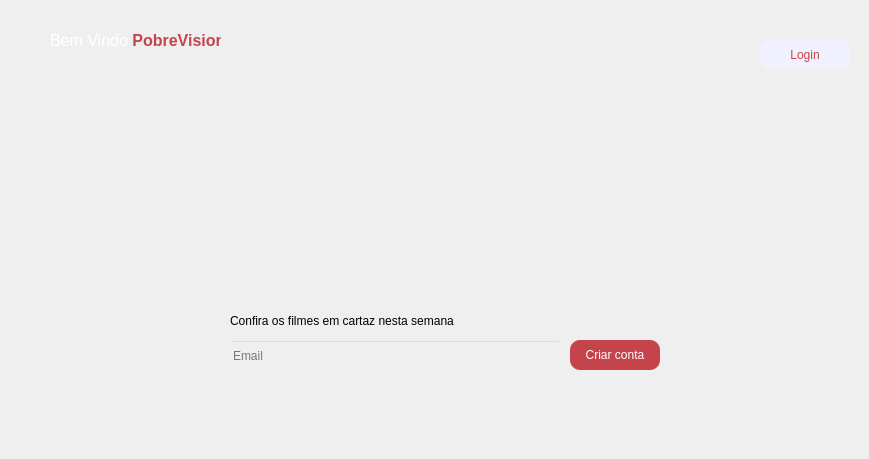
<?xml version="1.0" encoding="UTF-8"?>
<ui version="4.0">
 <class>Inicio</class>
 <widget class="QWidget" name="Inicio">
  <property name="geometry">
   <rect>
    <x>0</x>
    <y>0</y>
    <width>869</width>
    <height>459</height>
   </rect>
  </property>
  <property name="cursor">
   <cursorShape>PointingHandCursor</cursorShape>
  </property>
  <property name="windowTitle">
   <string>Form</string>
  </property>
  <widget class="QLabel" name="img_fundoTelaBemVindo">
   <property name="geometry">
    <rect>
     <x>10</x>
     <y>0</y>
     <width>850</width>
     <height>450</height>
    </rect>
   </property>
   <property name="maximumSize">
    <size>
     <width>899</width>
     <height>500</height>
    </size>
   </property>
   <property name="acceptDrops">
    <bool>false</bool>
   </property>
   <property name="whatsThis">
    <string/>
   </property>
   <property name="accessibleName">
    <string/>
   </property>
   <property name="autoFillBackground">
    <bool>false</bool>
   </property>
   <property name="text">
    <string/>
   </property>
   <property name="pixmap">
    <pixmap resource="icons/img_inicio.qrc">:/img_inicio/img_telaLogin.png</pixmap>
   </property>
   <property name="scaledContents">
    <bool>true</bool>
   </property>
   <property name="wordWrap">
    <bool>false</bool>
   </property>
  </widget>
  <widget class="QLineEdit" name="input_criarConta">
   <property name="geometry">
    <rect>
     <x>230</x>
     <y>340</y>
     <width>331</width>
     <height>31</height>
    </rect>
   </property>
   <property name="styleSheet">
    <string notr="true">background-color: rgba(0, 0, 0, 0);</string>
   </property>
   <property name="placeholderText">
    <string>Email</string>
   </property>
  </widget>
  <widget class="QPushButton" name="btn_criarConta">
   <property name="geometry">
    <rect>
     <x>570</x>
     <y>340</y>
     <width>90</width>
     <height>30</height>
    </rect>
   </property>
   <property name="cursor">
    <cursorShape>PointingHandCursor</cursorShape>
   </property>
   <property name="styleSheet">
    <string notr="true">QPushButton {
	font: 600 9pt &quot;Segoe UI&quot;;
    color: rgb(255, 255, 255);
    background-color: rgb(197, 68, 76);
    border-radius: 10px;
}

QPushButton:hover {
    background-color: rgb(255, 255, 255);
    color: rgb(197, 68, 76);
}</string>
   </property>
   <property name="text">
    <string>Criar conta</string>
   </property>
  </widget>
  <widget class="QLabel" name="txt_chamada">
   <property name="geometry">
    <rect>
     <x>230</x>
     <y>310</y>
     <width>431</width>
     <height>21</height>
    </rect>
   </property>
   <property name="styleSheet">
    <string notr="true">
font: 900 16pt &quot;Segoe UI&quot;;</string>
   </property>
   <property name="text">
    <string>Confira os filmes em cartaz nesta semana</string>
   </property>
  </widget>
  <widget class="QPushButton" name="btn_login">
   <property name="geometry">
    <rect>
     <x>760</x>
     <y>40</y>
     <width>90</width>
     <height>30</height>
    </rect>
   </property>
   <property name="cursor">
    <cursorShape>PointingHandCursor</cursorShape>
   </property>
   <property name="styleSheet">
    <string notr="true">QPushButton {

font: 600 9pt &quot;Segoe UI&quot;;
 color: rgb(197, 68, 76);
 background-color: rgb(240, 240, 255);
 border-radius: 10px;
}

QPushButton:hover {
    background-color: rgb(197, 68, 76);
    color: rgb(255, 255, 255);

}</string>
   </property>
   <property name="text">
    <string>Login</string>
   </property>
  </widget>
  <widget class="QLabel" name="txt_logo">
   <property name="geometry">
    <rect>
     <x>50</x>
     <y>30</y>
     <width>171</width>
     <height>21</height>
    </rect>
   </property>
   <property name="text">
    <string>&lt;html&gt;&lt;head/&gt;&lt;body&gt;&lt;p&gt;&lt;span style=&quot; font-size:12pt; color:#ffffff;&quot;&gt;Bem Vindo&lt;/span&gt;&lt;span style=&quot; font-size:12pt; font-weight:700; color:#c5444c;&quot;&gt; PobreVision&lt;/span&gt;&lt;/p&gt;&lt;/body&gt;&lt;/html&gt;</string>
   </property>
  </widget>
 </widget>
 <resources>
  <include location="icons/img_inicio.qrc"/>
 </resources>
 <connections/>
</ui>
